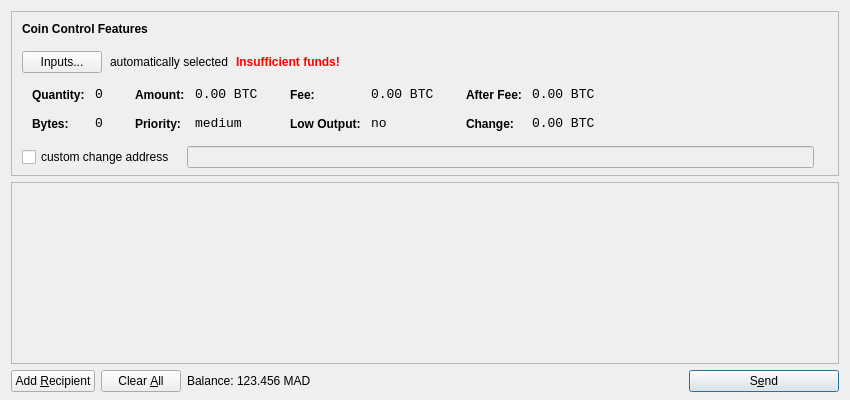
<?xml version="1.0" encoding="UTF-8"?>
<ui version="4.0">
 <class>SendCoinsDialog</class>
 <widget class="QDialog" name="SendCoinsDialog">
  <property name="geometry">
   <rect>
    <x>0</x>
    <y>0</y>
    <width>850</width>
    <height>400</height>
   </rect>
  </property>
  <property name="windowTitle">
   <string>Send Coins</string>
  </property>
  <layout class="QVBoxLayout" name="verticalLayout" stretch="0,1,0">
   <property name="bottomMargin">
    <number>8</number>
   </property>
   <item>
    <widget class="QFrame" name="frameCoinControl">
     <property name="sizePolicy">
      <sizepolicy hsizetype="Expanding" vsizetype="Expanding">
       <horstretch>0</horstretch>
       <verstretch>0</verstretch>
      </sizepolicy>
     </property>
     <property name="maximumSize">
      <size>
       <width>16777215</width>
       <height>16777215</height>
      </size>
     </property>
     <property name="frameShape">
      <enum>QFrame::StyledPanel</enum>
     </property>
     <property name="frameShadow">
      <enum>QFrame::Sunken</enum>
     </property>
     <layout class="QVBoxLayout" name="verticalLayoutCoinControl2">
      <property name="spacing">
       <number>-1</number>
      </property>
      <property name="leftMargin">
       <number>0</number>
      </property>
      <property name="topMargin">
       <number>0</number>
      </property>
      <property name="rightMargin">
       <number>0</number>
      </property>
      <property name="bottomMargin">
       <number>6</number>
      </property>
      <item>
       <layout class="QVBoxLayout" name="verticalLayoutCoinControl" stretch="0,0,0,0,1">
        <property name="spacing">
         <number>0</number>
        </property>
        <property name="leftMargin">
         <number>10</number>
        </property>
        <property name="topMargin">
         <number>10</number>
        </property>
        <item>
         <layout class="QHBoxLayout" name="horizontalLayoutCoinControl1">
          <property name="bottomMargin">
           <number>15</number>
          </property>
          <item>
           <widget class="QLabel" name="labelCoinControlFeatures">
            <property name="sizePolicy">
             <sizepolicy hsizetype="Preferred" vsizetype="Maximum">
              <horstretch>0</horstretch>
              <verstretch>0</verstretch>
             </sizepolicy>
            </property>
            <property name="font">
             <font>
              <weight>75</weight>
              <bold>true</bold>
             </font>
            </property>
            <property name="styleSheet">
             <string notr="true">font-weight:bold;</string>
            </property>
            <property name="text">
             <string>Coin Control Features</string>
            </property>
           </widget>
          </item>
         </layout>
        </item>
        <item>
         <layout class="QHBoxLayout" name="horizontalLayoutCoinControl2" stretch="0,0,0,0">
          <property name="spacing">
           <number>8</number>
          </property>
          <property name="bottomMargin">
           <number>10</number>
          </property>
          <item>
           <widget class="QPushButton" name="pushButtonCoinControl">
            <property name="styleSheet">
             <string notr="true"/>
            </property>
            <property name="text">
             <string>Inputs...</string>
            </property>
           </widget>
          </item>
          <item>
           <widget class="QLabel" name="labelCoinControlAutomaticallySelected">
            <property name="text">
             <string>automatically selected</string>
            </property>
            <property name="margin">
             <number>5</number>
            </property>
           </widget>
          </item>
          <item>
           <widget class="QLabel" name="labelCoinControlInsuffFunds">
            <property name="font">
             <font>
              <weight>75</weight>
              <bold>true</bold>
             </font>
            </property>
            <property name="styleSheet">
             <string notr="true">color:red;font-weight:bold;</string>
            </property>
            <property name="text">
             <string>Insufficient funds!</string>
            </property>
            <property name="margin">
             <number>5</number>
            </property>
           </widget>
          </item>
          <item>
           <spacer name="horizontalSpacerCoinControl">
            <property name="orientation">
             <enum>Qt::Horizontal</enum>
            </property>
            <property name="sizeHint" stdset="0">
             <size>
              <width>40</width>
              <height>1</height>
             </size>
            </property>
           </spacer>
          </item>
         </layout>
        </item>
        <item>
         <widget class="QWidget" name="widgetCoinControl" native="true">
          <property name="sizePolicy">
           <sizepolicy hsizetype="Preferred" vsizetype="Preferred">
            <horstretch>0</horstretch>
            <verstretch>0</verstretch>
           </sizepolicy>
          </property>
          <property name="minimumSize">
           <size>
            <width>0</width>
            <height>0</height>
           </size>
          </property>
          <property name="styleSheet">
           <string notr="true"/>
          </property>
          <layout class="QHBoxLayout" name="horizontalLayoutCoinControl5">
           <property name="margin">
            <number>0</number>
           </property>
           <item>
            <layout class="QHBoxLayout" name="horizontalLayoutCoinControl3" stretch="0,0,0,1">
             <property name="spacing">
              <number>20</number>
             </property>
             <property name="topMargin">
              <number>0</number>
             </property>
             <property name="bottomMargin">
              <number>10</number>
             </property>
             <item>
              <layout class="QFormLayout" name="formLayoutCoinControl1">
               <property name="horizontalSpacing">
                <number>10</number>
               </property>
               <property name="verticalSpacing">
                <number>14</number>
               </property>
               <property name="leftMargin">
                <number>10</number>
               </property>
               <property name="topMargin">
                <number>4</number>
               </property>
               <property name="rightMargin">
                <number>6</number>
               </property>
               <item row="0" column="0">
                <widget class="QLabel" name="labelCoinControlQuantityText">
                 <property name="styleSheet">
                  <string notr="true">font-weight:bold;</string>
                 </property>
                 <property name="text">
                  <string>Quantity:</string>
                 </property>
                 <property name="margin">
                  <number>0</number>
                 </property>
                </widget>
               </item>
               <item row="0" column="1">
                <widget class="QLabel" name="labelCoinControlQuantity">
                 <property name="font">
                  <font>
                   <family>Monospace</family>
                   <pointsize>10</pointsize>
                  </font>
                 </property>
                 <property name="cursor">
                  <cursorShape>IBeamCursor</cursorShape>
                 </property>
                 <property name="contextMenuPolicy">
                  <enum>Qt::ActionsContextMenu</enum>
                 </property>
                 <property name="text">
                  <string notr="true">0</string>
                 </property>
                 <property name="margin">
                  <number>0</number>
                 </property>
                 <property name="textInteractionFlags">
                  <set>Qt::LinksAccessibleByMouse|Qt::TextSelectableByKeyboard|Qt::TextSelectableByMouse</set>
                 </property>
                </widget>
               </item>
               <item row="1" column="0">
                <widget class="QLabel" name="labelCoinControlBytesText">
                 <property name="styleSheet">
                  <string notr="true">font-weight:bold;</string>
                 </property>
                 <property name="text">
                  <string>Bytes:</string>
                 </property>
                </widget>
               </item>
               <item row="1" column="1">
                <widget class="QLabel" name="labelCoinControlBytes">
                 <property name="font">
                  <font>
                   <family>Monospace</family>
                   <pointsize>10</pointsize>
                  </font>
                 </property>
                 <property name="cursor">
                  <cursorShape>IBeamCursor</cursorShape>
                 </property>
                 <property name="contextMenuPolicy">
                  <enum>Qt::ActionsContextMenu</enum>
                 </property>
                 <property name="text">
                  <string notr="true">0</string>
                 </property>
                 <property name="textInteractionFlags">
                  <set>Qt::LinksAccessibleByMouse|Qt::TextSelectableByKeyboard|Qt::TextSelectableByMouse</set>
                 </property>
                </widget>
               </item>
              </layout>
             </item>
             <item>
              <layout class="QFormLayout" name="formLayoutCoinControl2">
               <property name="horizontalSpacing">
                <number>10</number>
               </property>
               <property name="verticalSpacing">
                <number>14</number>
               </property>
               <property name="leftMargin">
                <number>6</number>
               </property>
               <property name="topMargin">
                <number>4</number>
               </property>
               <property name="rightMargin">
                <number>6</number>
               </property>
               <item row="0" column="0">
                <widget class="QLabel" name="labelCoinControlAmountText">
                 <property name="styleSheet">
                  <string notr="true">font-weight:bold;</string>
                 </property>
                 <property name="text">
                  <string>Amount:</string>
                 </property>
                 <property name="margin">
                  <number>0</number>
                 </property>
                </widget>
               </item>
               <item row="0" column="1">
                <widget class="QLabel" name="labelCoinControlAmount">
                 <property name="font">
                  <font>
                   <family>Monospace</family>
                   <pointsize>10</pointsize>
                  </font>
                 </property>
                 <property name="cursor">
                  <cursorShape>IBeamCursor</cursorShape>
                 </property>
                 <property name="contextMenuPolicy">
                  <enum>Qt::ActionsContextMenu</enum>
                 </property>
                 <property name="text">
                  <string notr="true">0.00 BTC</string>
                 </property>
                 <property name="textInteractionFlags">
                  <set>Qt::LinksAccessibleByMouse|Qt::TextSelectableByKeyboard|Qt::TextSelectableByMouse</set>
                 </property>
                </widget>
               </item>
               <item row="1" column="0">
                <widget class="QLabel" name="labelCoinControlPriorityText">
                 <property name="styleSheet">
                  <string notr="true">font-weight:bold;</string>
                 </property>
                 <property name="text">
                  <string>Priority:</string>
                 </property>
                </widget>
               </item>
               <item row="1" column="1">
                <widget class="QLabel" name="labelCoinControlPriority">
                 <property name="font">
                  <font>
                   <family>Monospace</family>
                   <pointsize>10</pointsize>
                  </font>
                 </property>
                 <property name="cursor">
                  <cursorShape>IBeamCursor</cursorShape>
                 </property>
                 <property name="contextMenuPolicy">
                  <enum>Qt::ActionsContextMenu</enum>
                 </property>
                 <property name="text">
                  <string>medium</string>
                 </property>
                 <property name="textInteractionFlags">
                  <set>Qt::LinksAccessibleByMouse|Qt::TextSelectableByKeyboard|Qt::TextSelectableByMouse</set>
                 </property>
                </widget>
               </item>
              </layout>
             </item>
             <item>
              <layout class="QFormLayout" name="formLayoutCoinControl3">
               <property name="horizontalSpacing">
                <number>10</number>
               </property>
               <property name="verticalSpacing">
                <number>14</number>
               </property>
               <property name="leftMargin">
                <number>6</number>
               </property>
               <property name="topMargin">
                <number>4</number>
               </property>
               <property name="rightMargin">
                <number>6</number>
               </property>
               <item row="0" column="0">
                <widget class="QLabel" name="labelCoinControlFeeText">
                 <property name="styleSheet">
                  <string notr="true">font-weight:bold;</string>
                 </property>
                 <property name="text">
                  <string>Fee:</string>
                 </property>
                 <property name="margin">
                  <number>0</number>
                 </property>
                </widget>
               </item>
               <item row="0" column="1">
                <widget class="QLabel" name="labelCoinControlFee">
                 <property name="font">
                  <font>
                   <family>Monospace</family>
                   <pointsize>10</pointsize>
                  </font>
                 </property>
                 <property name="cursor">
                  <cursorShape>IBeamCursor</cursorShape>
                 </property>
                 <property name="contextMenuPolicy">
                  <enum>Qt::ActionsContextMenu</enum>
                 </property>
                 <property name="text">
                  <string notr="true">0.00 BTC</string>
                 </property>
                 <property name="textInteractionFlags">
                  <set>Qt::LinksAccessibleByMouse|Qt::TextSelectableByKeyboard|Qt::TextSelectableByMouse</set>
                 </property>
                </widget>
               </item>
               <item row="1" column="0">
                <widget class="QLabel" name="labelCoinControlLowOutputText">
                 <property name="styleSheet">
                  <string notr="true">font-weight:bold;</string>
                 </property>
                 <property name="text">
                  <string>Low Output:</string>
                 </property>
                </widget>
               </item>
               <item row="1" column="1">
                <widget class="QLabel" name="labelCoinControlLowOutput">
                 <property name="font">
                  <font>
                   <family>Monospace</family>
                   <pointsize>10</pointsize>
                  </font>
                 </property>
                 <property name="cursor">
                  <cursorShape>IBeamCursor</cursorShape>
                 </property>
                 <property name="contextMenuPolicy">
                  <enum>Qt::ActionsContextMenu</enum>
                 </property>
                 <property name="text">
                  <string>no</string>
                 </property>
                 <property name="textInteractionFlags">
                  <set>Qt::LinksAccessibleByMouse|Qt::TextSelectableByKeyboard|Qt::TextSelectableByMouse</set>
                 </property>
                </widget>
               </item>
              </layout>
             </item>
             <item>
              <layout class="QFormLayout" name="formLayoutCoinControl4">
               <property name="horizontalSpacing">
                <number>10</number>
               </property>
               <property name="verticalSpacing">
                <number>14</number>
               </property>
               <property name="leftMargin">
                <number>6</number>
               </property>
               <property name="topMargin">
                <number>4</number>
               </property>
               <property name="rightMargin">
                <number>6</number>
               </property>
               <item row="0" column="0">
                <widget class="QLabel" name="labelCoinControlAfterFeeText">
                 <property name="styleSheet">
                  <string notr="true">font-weight:bold;</string>
                 </property>
                 <property name="text">
                  <string>After Fee:</string>
                 </property>
                 <property name="margin">
                  <number>0</number>
                 </property>
                </widget>
               </item>
               <item row="0" column="1">
                <widget class="QLabel" name="labelCoinControlAfterFee">
                 <property name="font">
                  <font>
                   <family>Monospace</family>
                   <pointsize>10</pointsize>
                  </font>
                 </property>
                 <property name="cursor">
                  <cursorShape>IBeamCursor</cursorShape>
                 </property>
                 <property name="contextMenuPolicy">
                  <enum>Qt::ActionsContextMenu</enum>
                 </property>
                 <property name="text">
                  <string notr="true">0.00 BTC</string>
                 </property>
                 <property name="textInteractionFlags">
                  <set>Qt::LinksAccessibleByMouse|Qt::TextSelectableByKeyboard|Qt::TextSelectableByMouse</set>
                 </property>
                </widget>
               </item>
               <item row="1" column="0">
                <widget class="QLabel" name="labelCoinControlChangeText">
                 <property name="styleSheet">
                  <string notr="true">font-weight:bold;</string>
                 </property>
                 <property name="text">
                  <string>Change:</string>
                 </property>
                </widget>
               </item>
               <item row="1" column="1">
                <widget class="QLabel" name="labelCoinControlChange">
                 <property name="font">
                  <font>
                   <family>Monospace</family>
                   <pointsize>10</pointsize>
                  </font>
                 </property>
                 <property name="cursor">
                  <cursorShape>IBeamCursor</cursorShape>
                 </property>
                 <property name="contextMenuPolicy">
                  <enum>Qt::ActionsContextMenu</enum>
                 </property>
                 <property name="text">
                  <string notr="true">0.00 BTC</string>
                 </property>
                 <property name="textInteractionFlags">
                  <set>Qt::LinksAccessibleByMouse|Qt::TextSelectableByKeyboard|Qt::TextSelectableByMouse</set>
                 </property>
                </widget>
               </item>
              </layout>
             </item>
            </layout>
           </item>
          </layout>
         </widget>
        </item>
        <item>
         <layout class="QHBoxLayout" name="horizontalLayoutCoinControl4" stretch="0,0,0">
          <property name="spacing">
           <number>12</number>
          </property>
          <property name="sizeConstraint">
           <enum>QLayout::SetDefaultConstraint</enum>
          </property>
          <property name="topMargin">
           <number>5</number>
          </property>
          <property name="rightMargin">
           <number>5</number>
          </property>
          <item>
           <widget class="QCheckBox" name="checkBoxCoinControlChange">
            <property name="text">
             <string>custom change address</string>
            </property>
           </widget>
          </item>
          <item>
           <widget class="QLineEdit" name="lineEditCoinControlChange">
            <property name="enabled">
             <bool>false</bool>
            </property>
            <property name="sizePolicy">
             <sizepolicy hsizetype="Expanding" vsizetype="Fixed">
              <horstretch>0</horstretch>
              <verstretch>0</verstretch>
             </sizepolicy>
            </property>
           </widget>
          </item>
          <item>
           <widget class="QLabel" name="labelCoinControlChangeLabel">
            <property name="sizePolicy">
             <sizepolicy hsizetype="Preferred" vsizetype="Expanding">
              <horstretch>0</horstretch>
              <verstretch>0</verstretch>
             </sizepolicy>
            </property>
            <property name="minimumSize">
             <size>
              <width>0</width>
              <height>0</height>
             </size>
            </property>
            <property name="text">
             <string/>
            </property>
            <property name="margin">
             <number>3</number>
            </property>
           </widget>
          </item>
         </layout>
        </item>
        <item>
         <spacer name="verticalSpacerCoinControl">
          <property name="orientation">
           <enum>Qt::Vertical</enum>
          </property>
          <property name="sizeHint" stdset="0">
           <size>
            <width>800</width>
            <height>1</height>
           </size>
          </property>
         </spacer>
        </item>
       </layout>
      </item>
     </layout>
    </widget>
   </item>
   <item>
    <widget class="QScrollArea" name="scrollArea">
     <property name="widgetResizable">
      <bool>true</bool>
     </property>
     <widget class="QWidget" name="scrollAreaWidgetContents">
      <property name="geometry">
       <rect>
        <x>0</x>
        <y>0</y>
        <width>830</width>
        <height>165</height>
       </rect>
      </property>
      <layout class="QVBoxLayout" name="verticalLayout_2">
       <property name="margin">
        <number>0</number>
       </property>
       <item>
        <layout class="QVBoxLayout" name="entries">
         <property name="spacing">
          <number>6</number>
         </property>
        </layout>
       </item>
       <item>
        <spacer name="verticalSpacer">
         <property name="orientation">
          <enum>Qt::Vertical</enum>
         </property>
         <property name="sizeHint" stdset="0">
          <size>
           <width>20</width>
           <height>40</height>
          </size>
         </property>
        </spacer>
       </item>
      </layout>
     </widget>
    </widget>
   </item>
   <item>
    <layout class="QHBoxLayout" name="horizontalLayout">
     <item>
      <widget class="QPushButton" name="addButton">
       <property name="toolTip">
        <string>Send to multiple recipients at once</string>
       </property>
       <property name="text">
        <string>Add &amp;Recipient</string>
       </property>
       <property name="icon">
        <iconset resource="../bitcoin.qrc">
         <normaloff>:/icons/add</normaloff>:/icons/add</iconset>
       </property>
       <property name="autoDefault">
        <bool>false</bool>
       </property>
      </widget>
     </item>
     <item>
      <widget class="QPushButton" name="clearButton">
       <property name="sizePolicy">
        <sizepolicy hsizetype="Minimum" vsizetype="Fixed">
         <horstretch>0</horstretch>
         <verstretch>0</verstretch>
        </sizepolicy>
       </property>
       <property name="toolTip">
        <string>Remove all transaction fields</string>
       </property>
       <property name="text">
        <string>Clear &amp;All</string>
       </property>
       <property name="icon">
        <iconset resource="../bitcoin.qrc">
         <normaloff>:/icons/remove</normaloff>:/icons/remove</iconset>
       </property>
       <property name="autoRepeatDelay">
        <number>300</number>
       </property>
       <property name="autoDefault">
        <bool>false</bool>
       </property>
      </widget>
     </item>
     <item>
      <layout class="QHBoxLayout" name="horizontalLayout_2">
       <property name="spacing">
        <number>3</number>
       </property>
       <item>
        <widget class="QLabel" name="label">
         <property name="text">
          <string>Balance:</string>
         </property>
        </widget>
       </item>
       <item>
        <widget class="QLabel" name="labelBalance">
         <property name="cursor">
          <cursorShape>IBeamCursor</cursorShape>
         </property>
         <property name="text">
          <string>123.456 MAD</string>
         </property>
         <property name="textInteractionFlags">
          <set>Qt::LinksAccessibleByMouse|Qt::TextSelectableByKeyboard|Qt::TextSelectableByMouse</set>
         </property>
        </widget>
       </item>
      </layout>
     </item>
     <item>
      <spacer name="horizontalSpacer">
       <property name="orientation">
        <enum>Qt::Horizontal</enum>
       </property>
       <property name="sizeHint" stdset="0">
        <size>
         <width>40</width>
         <height>20</height>
        </size>
       </property>
      </spacer>
     </item>
     <item>
      <widget class="QPushButton" name="sendButton">
       <property name="minimumSize">
        <size>
         <width>150</width>
         <height>0</height>
        </size>
       </property>
       <property name="toolTip">
        <string>Confirm the send action</string>
       </property>
       <property name="text">
        <string>S&amp;end</string>
       </property>
       <property name="icon">
        <iconset resource="../bitcoin.qrc">
         <normaloff>:/icons/send</normaloff>:/icons/send</iconset>
       </property>
       <property name="default">
        <bool>true</bool>
       </property>
      </widget>
     </item>
    </layout>
   </item>
  </layout>
 </widget>
 <resources>
  <include location="../bitcoin.qrc"/>
 </resources>
 <connections/>
</ui>
